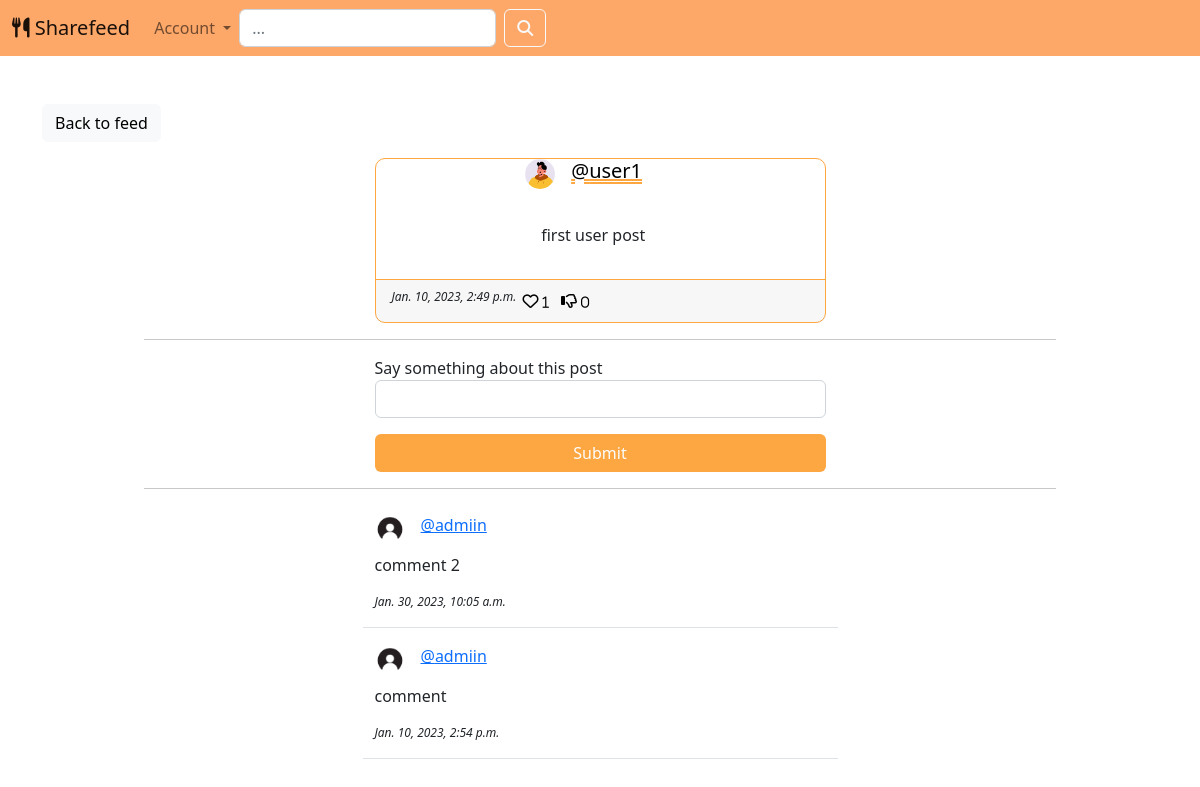
The page /socialPage/post/2/ (signed in) on the database its author committed.
### socialPage/models.py (models this page shows)
class Post(models.Model):
    body = models.TextField()
    image = models.ImageField(upload_to='uploads/post_photos', blank=True, null=True, max_length=1000)
    created_on = models.DateTimeField(default=timezone.now)
    author = models.ForeignKey(User, on_delete=models.CASCADE)
    likes = models.ManyToManyField(User, blank=True, related_name='likes')
    dislikes = models.ManyToManyField(User, blank=True, related_name='dislikes')

class UserProfile(models.Model):
    ROLE_CHOICES = (
        ('Restaurateur', 'restaurateur'),
        ('Amateur chef', 'amateur chef'),
    )
    user = models.OneToOneField(User, primary_key=True, verbose_name='user', related_name='profile', on_delete=models.CASCADE)
    name = models.CharField(max_length=30, blank=True, null=True)
    bio = models.TextField(max_length=500, blank=True, null=True)
    birth_date = models.DateField(blank=True, null=True)
    location = models.CharField(max_length=100, blank=True, null=True)
    role = models.CharField(max_length=30, choices=ROLE_CHOICES, blank=True, null=True)
    picture = models.ImageField(upload_to='uploads/profile_pictures', default='uploads/profile_pictures/defaultProfile.jpg', blank=True, max_length=1000)
    followers = models.ManyToManyField(User, blank=True, related_name='followers')

class Comment(models.Model):
    comment = models.TextField()
    created_on = models.DateTimeField(default=timezone.now)
    author = models.ForeignKey(User, on_delete=models.CASCADE)
    post = models.ForeignKey('Post', on_delete=models.CASCADE)

### socialPage/views.py (the view, shortened to what this page needs)
# urls.py: path('post/<int:pk>/', PostDetailView.as_view(), name='post-detail'),
class PostDetailView(LoginRequiredMixin, View):
     def get(self, request, pk, *args, **kwargs):
        post = Post.objects.get(pk=pk)
        form = CommentForm()
        comments = Comment.objects.filter(post=post).order_by('-created_on')
        context = {
            'post' : post,
            'form' : form,
            'comments' : comments,
        }
        return render(request, 'socialPage/post_detail.html', context)

### socialPage/forms.py
class CommentForm(forms.ModelForm):
    comment = forms.CharField(
        label = '',
        widget = forms.Textarea(attrs = {
            'rows' : '3',
            'placeholder' : 'Write something ...'
        })
    )
    class Meta:
        model = Comment
        fields = ['comment']

### socialPage/templates/socialPage/post_detail.html (shortened to what this page needs)
{% extends 'landing/base.html' %}
{% load crispy_forms_tags %}
{% block content %}
<div class="container">
    <div class="row mt-5">
        <div class="col-md-5 col-sm-6">
            <a href="{% url 'post-list' %}" class="btn btn-light">Back to feed</a>
        </div>
    </div>
    <div class="row justify-content-center mt-3">
        <div class="col-md-5 col-sm-12 ">
            <div class="card mb-3" style="max-width: 540px; border-color: #fda742; border-radius: 10px">
                <div class="row g-0">
                    <div class="col-md-4">
                    </div>
                    <div class="col-md-8">
                        <div class="card-title" >
                            <a href="{% url 'profile' post.author.profile.pk %}">
                                <img class="rounded-circle" style="float: left; margin-right: 1rem" height="30" width="30" src="{{ post.author.profile.picture.url }}"/>
                            </a>
                            <a href="{% url 'profile' post.author.profile.pk %}" style="color:#000; text-decoration-line: underline; text-decoration-style: double; text-decoration-color: #fda742;">
                                <h5> @{{ post.author }} </h5>
                            </a>
                        </div>
                        <div class="card-body">
                            <p class="card-text">
                                <p> {{ post.body }} </p>
                            </p>
                        </div>
                    </div>
                </div>
                <div class="card-footer" style="border-color: #fda742;">
                    <div class="row">
                        <div class="d-flex flex-row">
                            <small class="fst-italic" style="font-size: 12px">
                                {{ post.created_on }}
                            </small>
                            <form method="POST" action="{% url 'like' post.pk %}">
                                <button style="background-color: transparent; border: none; box-shadow: none;" type="submit">
                                    <i class="fa-regular fa-heart"> <span style="font-size: 13px"> {{ post.likes.all.count }} </span> </i>
                                </button>
                            </form>
                            <form method="POST" action="{% url 'dislike' post.pk %}">
                                <button style="background-color: transparent; border: none; box-shadow: none;" type="submit">
                                    <i class="far fa-thumbs-down"> <span style="font-size: 13px"> {{ post.dislikes.all.count }} </span> </i>
                                </button>
                            </form>
                        </div>
                    </div>
                </div>
            </div>
        </div>
    </div>
    <div class="row justify-content-center">
        <hr style="1px rounded #333; width: 80%">
    </div>
    <div class="row justify-content-center  mb-3">
        <div class="col-md-5 col-sm-12 ">
            <form method="POST">
                <div class="form-group">
                    <label for="id_comment">Say something about this post </label>
                    <input type="text" class="form-control" id="id_comment" name="comment">
                </div>
                <div class="form-group d-grid garp-2">
                    <button class="btn mt-3" style="background-color: #fda742; color: #fcfcfc"> Submit </button>
                </div>
            </form>
        </div>
    </div>
    <div class="row justify-content-center">
        <hr style="1px rounded #333; width: 80%">
    </div>
    {% for comment in comments %}
    <div class="row justify-content-center mt-2 mb-3">
        <div class="col-md-5 col-sm-12 border-bottom">
            <a href="{% url 'profile' comment.author.profile.pk %}">
                <img class="rounded-circle" style="float: left; margin-right: 1rem" height="30" width="30" src="{{ comment.author.profile.picture.url }}"/>
            </a>
            <p>
                <a srtyle="text-decoration: none" class="text-primary" href="{% url 'profile' comment.author.profile.pk %}"> @{{ comment.author }} </a>
            </p>
            <p> {{ comment.comment }} </p>
            <p class="fst-italic" style="font-size: 12px"> {{ comment.created_on }} </p>
        </div>
    </div>
    {% endfor %}
</div>
{% endblock content %}

### landingPage/templates/landing/base.html (shortened to what this page needs)
<!doctype html>
<html lang="en">
  <head>
    <link href="https://cdn.jsdelivr.net/npm/bootstrap@5.2.3/dist/css/bootstrap.min.css" rel="stylesheet">
  </head>
  <body>
    {% include 'landing/navbar.html' %}
    {% block content %}
    {% endblock content %}
  </body>
</html>

### landingPage/templates/landing/navbar.html (shortened to what this page needs)
{% if user.is_authenticated %}
<nav class="navbar navbar-expand-lg" style="background-color: #fda769;">
  <div class="container-fluid">
    <a class="navbar-brand" href="{% url 'post-list' %}">
      <i class="fa-solid fa-utensils"></i> Sharefeed
    </a>
    <div class="collapse navbar-collapse" id="navbarNavDropdown">
      <ul class="navbar-nav">
        <li class="nav-item dropdown">
          <a class="nav-link dropdown-toggle" href="#" role="button" data-bs-toggle="dropdown" aria-expanded="false">
            Account
          </a>
        </li>
      </ul>
      <form class="d-flex" role="search" method="GET" action="{% url 'profile-search' %}">
        <input class="form-control me-2" type="search" placeholder="..." aria-label="..." name="query" value="{{ request.GET.query }}">
        <button class="btn btn-outline-light" type="submit">
          <i class="fa-solid fa-magnifying-glass"></i>
        </button>
      </form>
    </div>
  </div>
</nav>
{% endif %}

### rows shown on the page
Post: author.profile.picture (picture), author "user1", body "first user post", created_on "Jan. 10, 2023, 2:49 p.m.", likes.all.count "1", dislikes.all.count "0"
Comment: author.profile.picture (placeholder picture), author "admiin", comment "comment 2", created_on "Jan. 30, 2023, 10:05 a.m."
Comment: author.profile.picture (placeholder picture), author "admiin", comment "comment", created_on "Jan. 10, 2023, 2:54 p.m."
